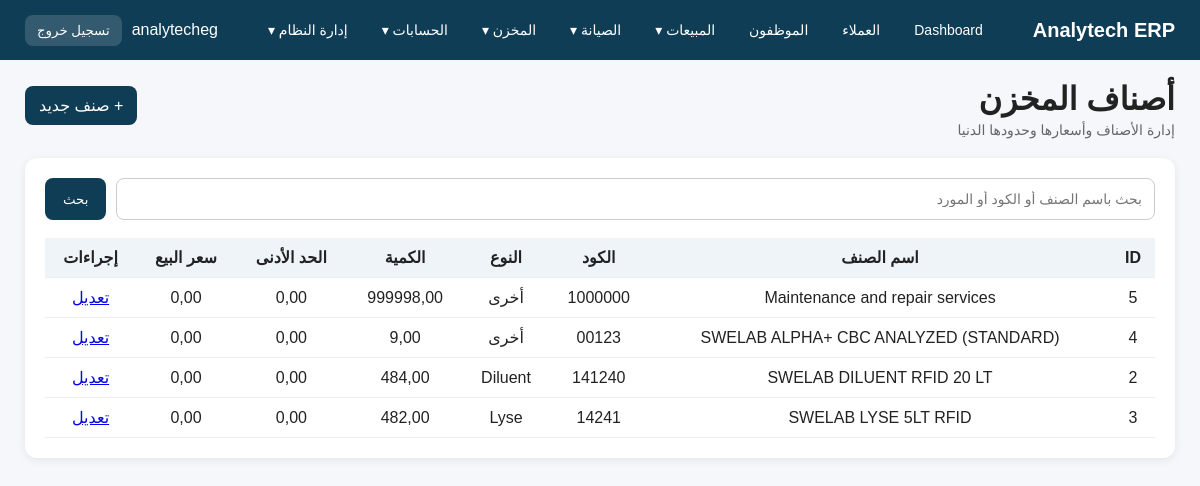
The app's page /inventory/items/ (signed in) with its own data.
### app_inventory/models.py (models this page shows, shortened)
class InventoryItem(models.Model):
    ITEM_TYPES = [
        ('Spare Part', 'قطعة غيار'),
        ('Diluent', 'Diluent'),
        ('Lyse', 'Lyse'),
        ('Cleaner', 'Cleaner'),
        ('Control', 'Control'),
        ('Calibrator', 'Calibrator'),
        ('Other', 'أخرى'),
    ]
    item_name = models.CharField(max_length=200, verbose_name='اسم الصنف')
    item_type = models.CharField(max_length=50, choices=ITEM_TYPES, verbose_name='نوع الصنف')
    item_code = models.CharField(max_length=100, unique=True, verbose_name='كود الصنف')
    quantity = models.DecimalField(max_digits=12, decimal_places=2, default=0, verbose_name='إجمالي الكمية')
    unit = models.CharField(max_length=50, blank=True, null=True, verbose_name='الوحدة')
    min_stock = models.DecimalField(max_digits=12, decimal_places=2, default=0, verbose_name='الحد الأدنى')
    purchase_price = models.DecimalField(max_digits=12, decimal_places=2, default=0, verbose_name='سعر الشراء')
    sale_price = models.DecimalField(max_digits=12, decimal_places=2, default=0, verbose_name='سعر البيع')
    supplier = models.CharField(max_length=200, blank=True, null=True, verbose_name='المورد')
    notes = models.TextField(blank=True, null=True, verbose_name='ملاحظات')
    class Meta:
        verbose_name = 'صنف مخزني'
        verbose_name_plural = 'أصناف المخزن'
        ordering = ['item_name']
    def is_below_min(self):
        return self.quantity <= self.min_stock

### app_inventory/views.py (the view, shortened to what this page needs)
# urls.py: path('items/', item_list, name='inventory_item_list'),
def item_list(request):
    query = request.GET.get('q', '')
    items = InventoryItem.objects.all().order_by('item_name')
    return render(request, 'app_inventory/item_list.html', {
        'items': items,
        'query': query,
    })

### templates/app_inventory/item_list.html (shortened to what this page needs)
{% extends 'base.html' %}
{% block content %}
<div class="topbar">
    <div>
        <h1>أصناف المخزن</h1>
        <div class="sub">إدارة الأصناف وأسعارها وحدودها الدنيا</div>
    </div>
    <div class="quick-links">
        <a href="{% url 'inventory_item_create' %}">+ صنف جديد</a>
    </div>
</div>
<div class="section">
    <form method="get" style="display:flex; gap:10px; margin-bottom:18px;">
        <input type="text" name="q" value="{{ query }}" placeholder="بحث باسم الصنف أو الكود أو المورد"
               style="flex:1; padding:12px; border:1px solid #ccc; border-radius:8px;">
        <button type="submit"
                style="padding:12px 18px; border:none; border-radius:8px; background:#0f3d56; color:white; cursor:pointer;">
            بحث
        </button>
    </form>
    <table style="width:100%; border-collapse:collapse;">
        <thead>
            <tr style="background:#eef4f7;">
                <th>ID</th>
                <th>اسم الصنف</th>
                <th>الكود</th>
                <th>النوع</th>
                <th>الكمية</th>
                <th>الحد الأدنى</th>
                <th>سعر البيع</th>
                <th>إجراءات</th>
            </tr>
        </thead>
        <tbody>
            {% for item in items %}
            <tr {% if item.is_below_min %}style="background:#fff4f4;"{% endif %}>
                <td>{{ item.id }}</td>
                <td>{{ item.item_name }}</td>
                <td>{{ item.item_code }}</td>
                <td>{{ item.get_item_type_display }}</td>
                <td>{{ item.quantity }}</td>
                <td>{{ item.min_stock }}</td>
                <td>{{ item.sale_price }}</td>
                <td>
                    <a href="{% url 'inventory_item_edit' item.id %}">تعديل</a>
                </td>
            </tr>
            {% empty %}
            <tr>
                <td colspan="8">لا توجد أصناف</td>
            </tr>
            {% endfor %}
        </tbody>
    </table>
</div>
{% endblock %}

### templates/base.html (shortened to what this page needs)
<!DOCTYPE html>
<html lang="ar" dir="rtl">
<head>
</head>
<body>
<div class="navbar">
    <div class="logo">Analytech ERP</div>
    {% if user.is_authenticated %}
    <div class="menu">
        <a href="/">Dashboard</a>
        {% if perms.customers.view_customer %}
        <a href="/customers/">العملاء</a>
        {% endif %}
        {% if perms.app_employees.view_employee %}
        <a href="/employees/">الموظفون</a>
        {% endif %}
        {% if perms.app_quotations.view_quotation or perms.app_sales.view_salesorder or perms.app_invoices.view_invoice or perms.app_employees.view_employeecommission %}
        <div class="dropdown">
            <a href="/reports/sales/">المبيعات ▾</a>
        </div>
        {% endif %}
        {% if perms.app_maintenance.view_maintenancerequest or perms.app_maintenance.view_maintenancevisit or perms.app_maintenance.view_preventivemaintenanceplan %}
        <div class="dropdown">
            <a href="/maintenance/reports/">الصيانة ▾</a>
        </div>
        {% endif %}
        {% if perms.app_inventory.view_inventoryitem or perms.app_inventory.view_inventorylot or perms.app_inventory.view_inventorytransaction or perms.app_inventory.view_recallnotice %}
        <div class="dropdown">
            <a href="/inventory/">المخزن ▾</a>
        </div>
        {% endif %}
        {% if perms.accounting.view_account or perms.accounting.view_journalentry or perms.accounting.view_receiptvoucher or perms.accounting.view_paymentvoucher %}
        <div class="dropdown">
            <a href="/accounting/">الحسابات ▾</a>
        </div>
        {% endif %}
        {% if user.is_staff %}
        <div class="dropdown">
            <a href="/admin/">إدارة النظام ▾</a>
        </div>
        {% endif %}
    </div>
    <div class="user-box">
        <span>{{ user.username }}</span>
        <form method="post" action="{% url 'logout' %}" class="logout-form">
            <button type="submit" class="logout-btn">تسجيل خروج</button>
        </form>
    </div>
    {% endif %}
</div>
<div class="container">
    {% block content %}{% endblock %}
</div>
</body>
</html>

### templates/base.html (style rules this page uses)
body { margin: 0; font-family: Tahoma, Arial, sans-serif; background: #f5f7fa; color: #222; }
.navbar { background: #0f3d56; color: white; padding: 14px 25px; display: flex; justify-content: space-between; align-items: center; gap: 16px; flex-wrap: wrap; }
.logo { font-size: 20px; font-weight: bold; white-space: nowrap; }
.menu { display: flex; align-items: center; gap: 14px; flex-wrap: wrap; }
.menu > a, .dropdown > a { color: white; text-decoration: none; font-size: 14px; padding: 8px 10px; border-radius: 8px; display: inline-block; }
.dropdown { position: relative; }
.container { padding: 20px 25px; }
.topbar { display: flex; justify-content: space-between; align-items: center; margin-bottom: 20px; gap: 15px; flex-wrap: wrap; }
.topbar h1 { margin: 0; }
.sub { color: #666; font-size: 14px; margin-top: 4px; }
.section { background: white; padding: 20px; border-radius: 12px; box-shadow: 0 2px 8px rgba(0,0,0,0.08); }
table { width: 100%; border-collapse: collapse; }
th, td { padding: 10px; border-bottom: 1px solid #eee; text-align: center; vertical-align: middle; }
th { background: #eef4f7; }
.form-control, select, textarea, input[type="text"], input[type="number"], input[type="date"], input[type="email"], input[type="password"] { width: 100%; padding: 10px 12px; border: 1px solid #ccc; border-radius: 8px; font-size: 14px; background: #fff; box-sizing: border-box; }
.quick-links a { display: inline-block; background: #0f3d56; color: white; padding: 10px 14px; border-radius: 8px; text-decoration: none; margin-right: 8px; margin-bottom: 8px; }
.user-box { display: flex; align-items: center; gap: 10px; color: white; }
.logout-form { margin: 0; }
.logout-btn { background: rgba(255,255,255,0.15); border: none; color: white; padding: 8px 12px; border-radius: 8px; cursor: pointer; }

### records on screen
InventoryItem: id "5", item_name "Maintenance and repair services", item_code "1000000", item_type "أخرى", quantity "999998,00", min_stock "0,00", sale_price "0,00"
InventoryItem: id "4", item_name "SWELAB ALPHA+ CBC ANALYZED (STANDARD)", item_code "00123", item_type "أخرى", quantity "9,00", min_stock "0,00", sale_price "0,00"
InventoryItem: id "2", item_name "SWELAB DILUENT RFID 20 LT", item_code "141240", item_type "Diluent", quantity "484,00", min_stock "0,00", sale_price "0,00"
InventoryItem: id "3", item_name "SWELAB LYSE 5LT RFID", item_code "14241", item_type "Lyse", quantity "482,00", min_stock "0,00", sale_price "0,00"

### other values on screen
{{ user.username }} "analytecheg"
